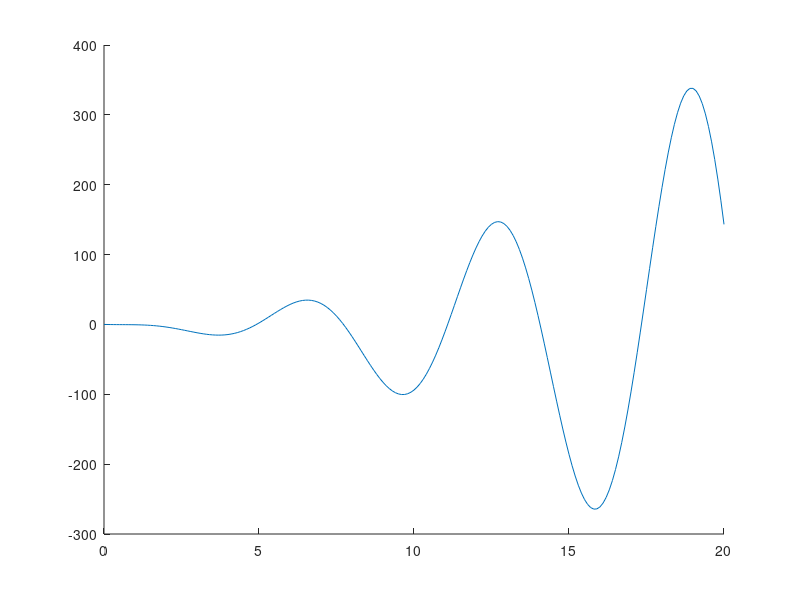

Source code (MATLAB):
function repaso
  x1=5; x2=20; x0=0;
  x=x0:0.1:x2;
  ea=0.00001;

  xr=sec(x1,x2,ea);
 disp('La raiz es: ');disp(xr);
 xn=x0:0.1:xr;
 I=TC(fcc(xn),0.1);
 disp("");
 disp(I);

 xr2=sec2(3,5,ea);
 disp(fcc(xr2));
 hold on
 plot(x,fcc(x));
 hold off
endfunction
#Funcion
function fun=fcc(x)
  fun=(x.^2).*cos(x)-x-(1/13369);
endfunction
#Derivada
function fun2=dfcc(x)
  fun2=(2*x).*cos(x)-(x^2).*sin(x)-1;
endfunction
function xr=sec(x1,x2,ea)
  it=0;
  itmax=1000;
  numsol=0;
  while numsol==0
  it=it+1;
  m=(fcc(x2)-fcc(x1))/(x2-x1);
  xr=x2-(fcc(x2)/m);
  errorr=abs(fcc(xr));
  if (errorr<=ea)
    numsol=1;
  endif
  if it==itmax
     numsol=2;
  endif
  x1=x2;
  x2=xr;
  e(it)=errorr; #error como vector
  xrr(it)=xr; #raiz como vector
 endwhile
endfunction
function xr2=sec2(x1,x2,ea)
  it=0;
  itmax=1000;
  numsol=0;
  while numsol==0
  it=it+1;
  m=(dfcc(x2)-dfcc(x1))/(x2-x1);
  xr2=x2-(dfcc(x2)/m);
  errorr=abs(dfcc(xr2));
  if (errorr<=ea)
    numsol=1;
  endif
  x1=x2;
  x2=xr2;
 endwhile
endfunction
#Metodo Trapecio
function I=TC(vy,paso)
  m=length(vy);
  w=ones(m,1);
  w(1)=0.5;
  w(m)=0.5;
  w=paso*w;
  I=0;
  for i=1:m
    I=I+w(i)*vy(i);
  endfor
endfunction